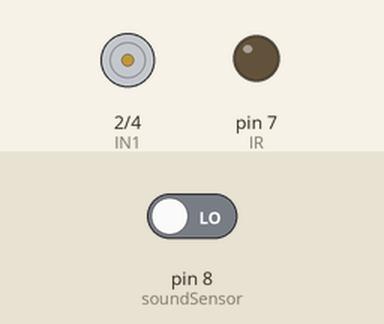
Simulated run of this sketch. Board: Arduino Uno, built with avr-gcc and run on an emulated ATmega328P. Shown: motor-driver pin pairs drawn as motors (green arrow = first pin HIGH = forward, orange = second pin HIGH = backward, longer = more drive, scaled by the enable pin), output pins drawn as LEDs (lit = HIGH). Inputs (shaded band) come from the test bench; at power-on: pin 8 (soundSensor) LOW.

Above: at 1.2 s.
1.3 s: pin 8 (soundSensor) driven HIGH
At 2.5 s:
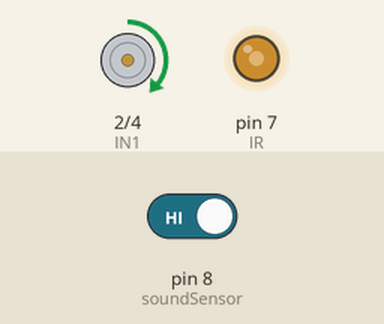
2.8 s: pin 8 (soundSensor) driven LOW
At 3.3 s:
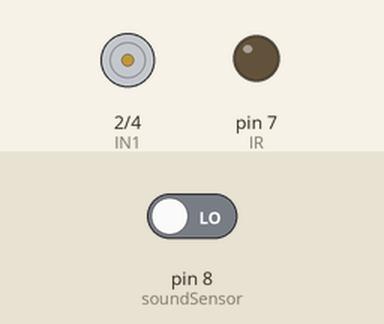
4.3 s: pin 8 (soundSensor) driven HIGH
At 4.9 s:
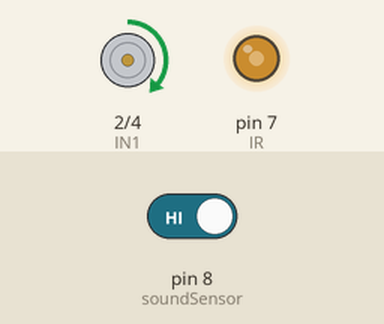
Timing chart, 0 to 7.3 s (numbered marks = the images above; inputs shaded):
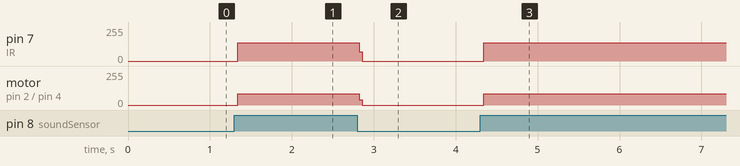

Measured:
- after the input at 1.3 s, pin 7 (IR): 0/255 → 137/255 at once; motor on pin 2 (IN1) / pin 4 (IN2): stopped → forward 83/255 at once
- after the input at 2.8 s, pin 7 (IR): 137/255 → 0/255 at once; motor on pin 2 (IN1) / pin 4 (IN2): forward 83/255 → stopped at once
- after the input at 4.3 s, pin 7 (IR): 0/255 → 136/255 at once; motor on pin 2 (IN1) / pin 4 (IN2): stopped → forward 83/255 at once

The sketch:

audio_IR.ino
```cpp
int soundSensor = 8;
int IR = 7;
boolean IRStatus = false;
boolean motorStatus = false;
int IN1 = 2;       //control pin for first motor
int IN2 = 4;       //control pin for first motor
int EN_A = 3;      //Enable pin for first motor

void setup() {
 pinMode(soundSensor,INPUT);
 pinMode(IR,OUTPUT);
 pinMode(EN_A, OUTPUT);
 pinMode(IN1, OUTPUT);
 pinMode(IN2, OUTPUT);

}

void loop() {

  int SensorData = digitalRead(soundSensor);
  if(SensorData == 1){
    if( motorStatus == false){
        motorStatus = true;
        IRStatus = true;
        digitalWrite(IR, HIGH);
        digitalWrite(IN1, HIGH);
        digitalWrite(IN2, LOW);
        analogWrite(EN_A, 200);
    }
    else{
        motorStatus = false;
        IRStatus = false;
        digitalWrite(IR, LOW);
        analogWrite(EN_A,0);
    }
  }
 }
```
